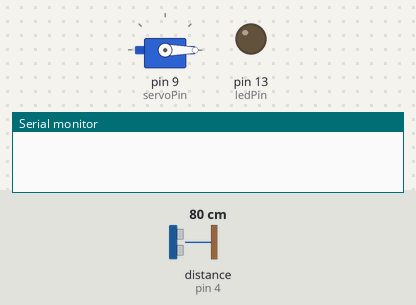
A sketch run on a simulated Arduino Uno, built with avr-gcc and run on an emulated ATmega328P. Parts: servo, output pins drawn as LEDs (lit = HIGH), the last lines printed to the serial monitor. Wiring (inferred from the names in the program): ultrasonic range finder: trigger pin 2; echo pin 4. Dashed ring = blinking. The inputs (shaded band) are chosen by the test bench; at power-on: distance to the obstacle (sensor on pin 4) 80 cm. The echo pulse lasts 58.3 µs per cm; pins used as bus, display or sensor lines are not drawn.

Above: at 1.2 s.
1.3 s: distance to the obstacle (sensor on pin 4) set to 28 cm
2.8 s: distance to the obstacle (sensor on pin 4) set to 24 cm
At 3.2 s:
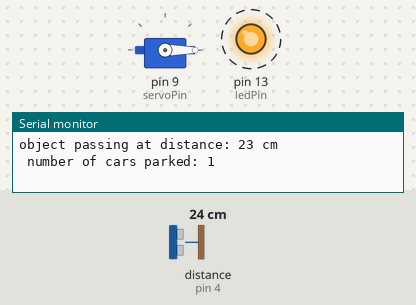
5.8 s: distance to the obstacle (sensor on pin 4) set to 35 cm
At 6.7 s:
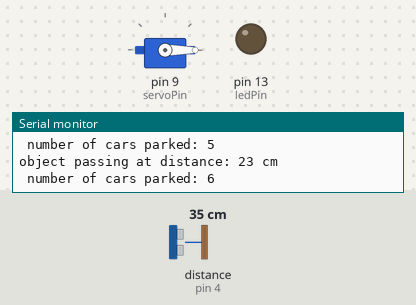
Timing chart, 0 to 8.8 s (numbered marks = the images above; inputs shaded):
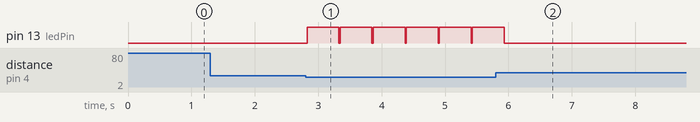

The sketch:

arduino-parking-lot.ino
```cpp
#include <Servo.h>
#include "ParkingLot.hpp"

ParkingArgs parkingArgs;
ParkingLot parkingLot = ParkingLot(parkingArgs);

void setup() {
  parkingLot.setup();
}

void loop() {
  parkingLot.listen();
}
```

ParkingLot.cpp
```cpp
#include "ParkingLot.hpp"

ParkingLot::ParkingLot(ParkingArgs& args) {
    this->maxCars = args.maxCars;
    this->ledPin = args.ledPin;
    this->triggerPin = args.triggerPin;
    this->echoPin = args.echoPin;
    this->servoPin = args.servoPin;

    this->barPos = 0;
    this->collisions = 0;
};

void ParkingLot::setup() {
    Serial.begin(9600);
    pinMode(this->ledPin, OUTPUT);
    pinMode(this->triggerPin, OUTPUT);
    pinMode(this->echoPin, INPUT);
    this->servo.attach(this->servoPin);

    this->servo.write(this->barPos);
}

void ParkingLot::operator=(const ParkingLot& right) {
    this->barPos = right.barPos;
    this->currentCars = right.currentCars;
    this->echoPin = right.echoPin;
    this->servo = right.servo;
    this->maxCars = right.maxCars;
}

void ParkingLot::listen() {
    digitalWrite(this->triggerPin, LOW);
    delayMicroseconds(2);

    digitalWrite(this->triggerPin, HIGH);
    delayMicroseconds(2);

    digitalWrite(this->triggerPin, LOW);
    delayMicroseconds(10);

    long duration = pulseIn(echoPin, HIGH);
    int distance = (duration * 0.0343) / 2;

    // detect if something is passing
    if (distance + 5 < ROAD_DISTANCE) {
        this->collisions += 1;
        if (this->collisions > 10 && this->currentCars < this->maxCars) {
            currentCars += 1;
            Serial.print("object passing at distance: ");
            Serial.print(distance);
            Serial.print(" cm");
            Serial.print("\n number of cars parked: ");
            Serial.println(currentCars);
            this->turnLightOn();
            if (this->currentCars == this->maxCars) {
                this->turnLightOn();
                this->closeBar();
            }
            // this->raiseBar();
            delay(500);
            this->collisions = 0;
            return;
        }
        this->turnLightOff();
        return;
    }
    this->collisions = 0;
    // this->closeBar();
    this->turnLightOff();
}

void ParkingLot::closeBar() {
    for (this->barPos; this->barPos >= 0; this->barPos--) {
        servo.write(this->barPos);
        delay(15);
    }
}

void ParkingLot::raiseBar() {
    for (this->barPos; this->barPos <= 90; this->barPos++) {
        servo.write(this->barPos);
        delay(15);
    }
}

bool ParkingLot::isFull() {
    return this->currentCars == this->maxCars;
}

ParkingLot::~ParkingLot() {
    //
}
```

ParkingLot.hpp
```cpp
#if !defined(PARKING_LOT)
#define PARKING_LOT

#include <Arduino.h>
#include <Servo.h>

struct ParkingArgs {
    int maxCars = 10;
    int servoPin = 9;
    int ledPin = 13;
    int triggerPin = 2;
    int echoPin = 4;
};

class ParkingLot {
    const int ROAD_DISTANCE = 30;

private:
    int barPos;
    int maxCars;
    int currentCars;
    int ledPin;
    int triggerPin;
    int echoPin;
    int servoPin;
    int collisions;


    Servo servo;

    // private methods
    bool isFull();
    void raiseBar();
    void closeBar();

    void turnLightOn() {
        digitalWrite(this->ledPin, HIGH);
    }
    void turnLightOff() {
        digitalWrite(this->ledPin, LOW);
    }

public:
    ParkingLot() {};
    ParkingLot(ParkingArgs&);
    ~ParkingLot();

    void setup();
    void listen();
    void operator=(const ParkingLot&);

};

#endif // PARKING_LOT
```

Measured:
- the behaviour switches between 26 and 25 cm on distance to the obstacle (sensor on pin 4) (found by bisection; images 0 and 1)
- after the input at 1.3 s, every drawn part: stays the same
- after the input at 2.8 s, pin 13 (ledPin): alternates HIGH for 0.50 s and LOW for 0.02 s, starting at once
- after the input at 5.8 s, pin 13 (ledPin): goes on until 5.9 s, then stays LOW
